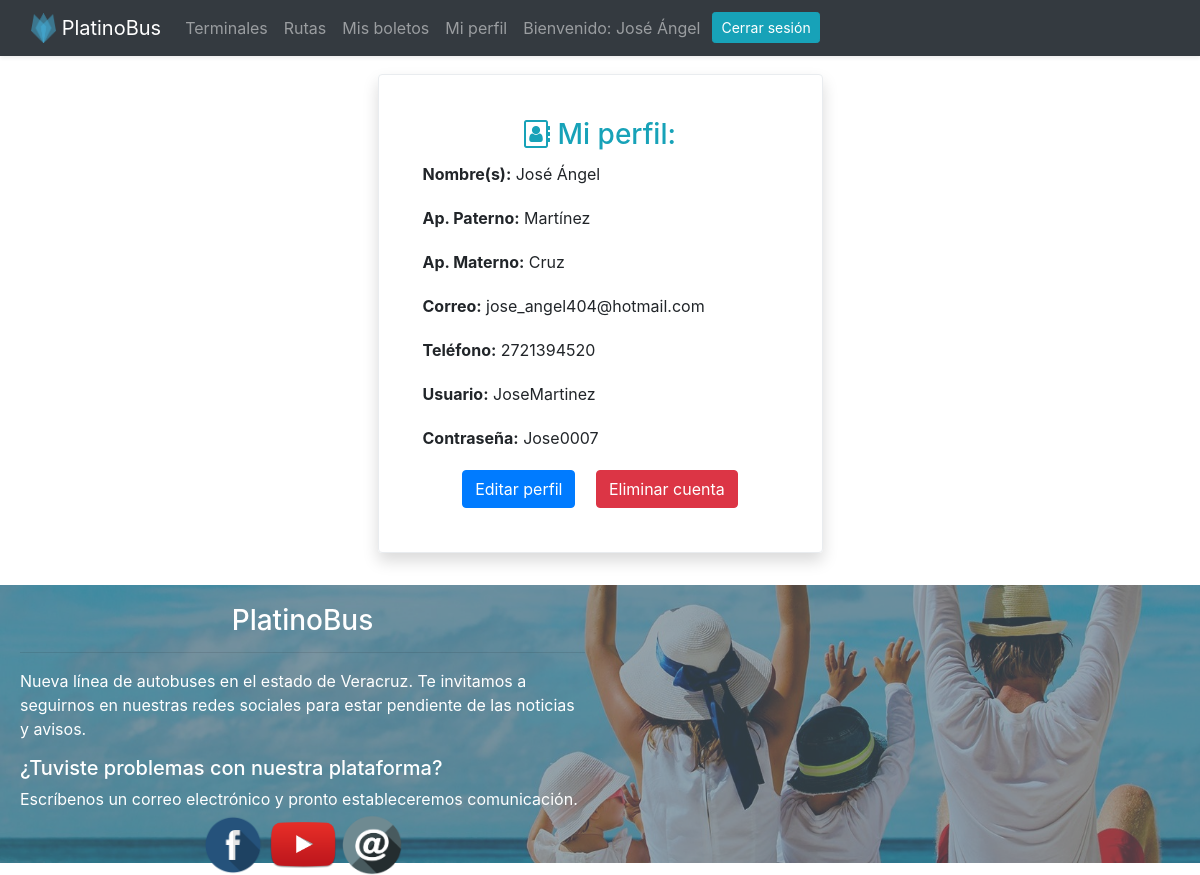
Screenshot of /usuarioGestion.php (signed in) with the database file from the repository.
### tables this page shows
CREATE TABLE `cliente` (
  `id_cliente` int(10) NOT NULL,
  `nombre_cli` varchar(30) NOT NULL,
  `apellidop_cli` varchar(25) NOT NULL,
  `apellidom_cli` varchar(25) NOT NULL,
  `correo_electronico` varchar(30) NOT NULL,
  `telefono_cli` bigint(10) NOT NULL,
  `usuario_cli` varchar(15) NOT NULL,
  `contrasena_cli` varchar(16) NOT NULL
);

### usuarioGestion.php (the view, shortened to what this page needs)
<?php
$obj = new conectar();
$conexion = $obj->abrirConexion();
$cliente = $_SESSION["usuarioID"];
$sql = "SELECT id_cliente, nombre_cli, apellidop_cli, apellidom_cli, correo_electronico, telefono_cli, usuario_cli, contrasena_cli FROM cliente WHERE id_cliente = '$cliente'";
$result = $conexion->query($sql);
$mostrar = $result->fetch_array(MYSQLI_NUM);
?>
<!DOCTYPE html>
<html lang="en">
<head>
  <?php require_once "scripts.php"; ?>
</head>
<body>
  <?php require_once "header.php"; ?>
  <div class="container">
    <div class="row">
      <div class="col-lg-12">
        <div class="card text-center border-0">
          <div class="row mb-2 mt-4 d-flex justify-content-around">
            <div class="col-md-5 align-middle">
              <div class="row no-gutters border rounded overflow-hidden flex-md-row mb-4 shadow h-md-250 position-relative">
                <div class="col p-4 d-flex flex-column position-static">
                  <div class="card-body">
                    <h3 class="d-inline-block mb-2 text-info"><span class="fa fa-address-book-o"></span> Mi perfil:</h3>
                    <div class="input-group flex-nowrap mt-1 mb-1">
                      <p><b>Nombre(s):</b> <?php echo $mostrar[1] ?></p>
                    </div>
                    <div class="input-group flex-nowrap mt-1 mb-1">
                      <p><b>Ap. Paterno:</b> <?php echo $mostrar[2] ?></p>
                    </div>
                    <div class="input-group flex-nowrap mt-1 mb-1">
                      <p><b>Ap. Materno:</b> <?php echo $mostrar[3] ?></p>
                    </div>
                    <div class="input-group flex-nowrap mt-1 mb-1">
                      <p><b>Correo:</b> <?php echo $mostrar[4] ?></p>
                    </div>
                    <div class="input-group flex-nowrap mt-1 mb-1">
                      <p><b>Teléfono:</b> <?php echo $mostrar[5] ?></p>
                    </div>
                    <div class="input-group flex-nowrap mt-1 mb-1">
                      <p><b>Usuario:</b> <?php echo $mostrar[6] ?></p>
                    </div>
                    <div class="input-group flex-nowrap mt-1 mb-1">
                      <p><b>Contraseña:</b> <?php echo $mostrar[7] ?></p>
                    </div>
                    <button type="button" class="btn btn-primary mr-3" data-toggle="modal" data-target="#modalEditarCliente" onclick="agregaFrmEditarPerfil('<?php echo $mostrar[0] ?>')">Editar perfil</button>
                    <button type="button" class="btn btn-danger" onclick="eliminarCliente('<?php echo $mostrar[0] ?>')">Eliminar cuenta</button>
                  </div>
                </div>
              </div>
            </div>
          </div>
        </div>
      </div>
    </div>
  </div>
  <?php require_once "footer.php"; ?>
</body>
</html>

### usuarioGestion.php (style rules this page uses)
body { padding-top: 50px; padding-left: 0px; padding-right: 0px; margin: 0px; margin-left: 0px; }

### rows the page displays
cliente: nombre_cli "José Ángel", apellidop_cli "Martínez", apellidom_cli "Cruz", correo_electronico "jose_angel404@hotmail.com", telefono_cli "2721394520", usuario_cli "JoseMartinez", contrasena_cli "Jose0007"

### other values shown
$_SESSION['usuarioNombre'] "José Ángel"
